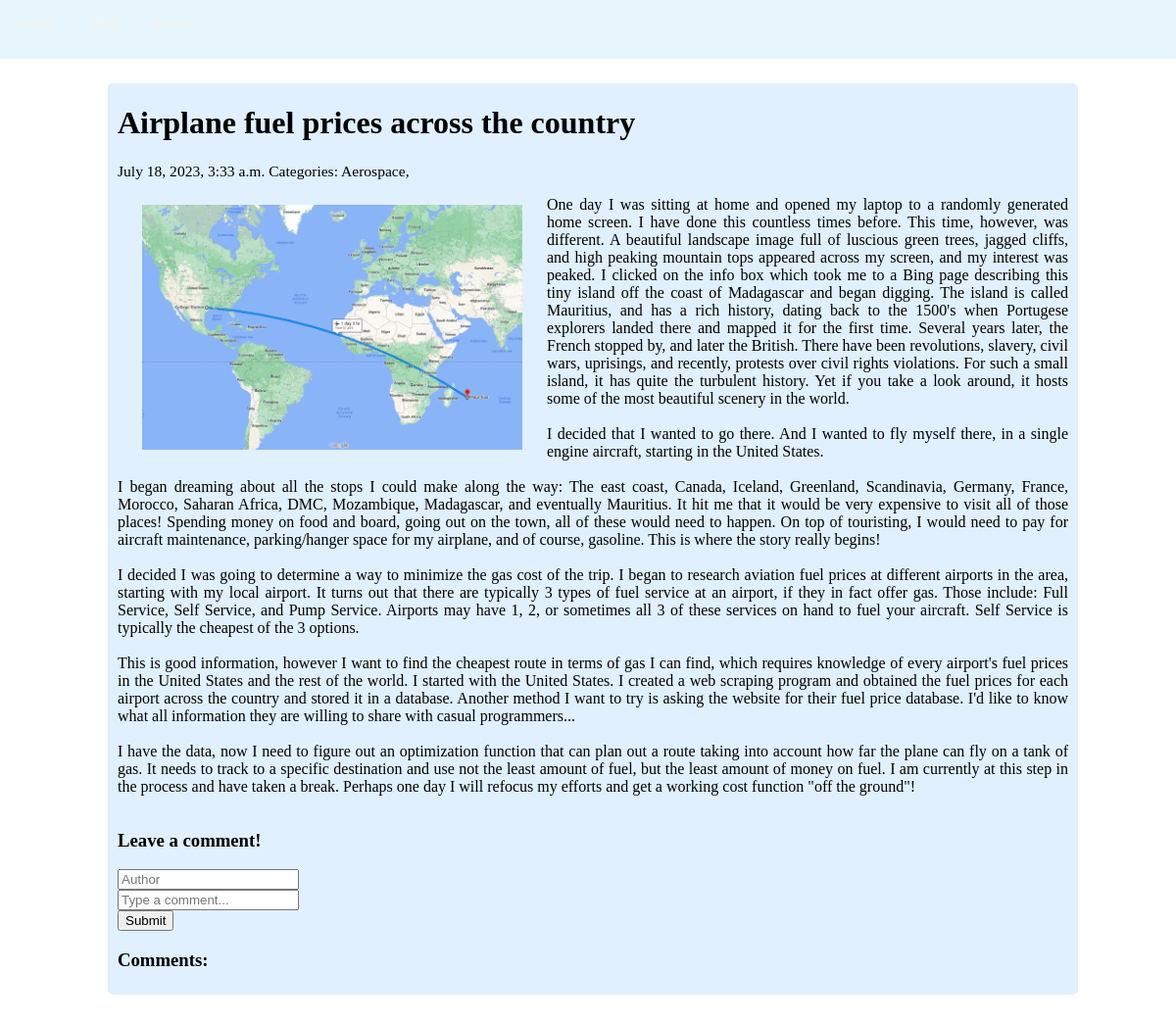
Before: /blog/12/ with the older database file.
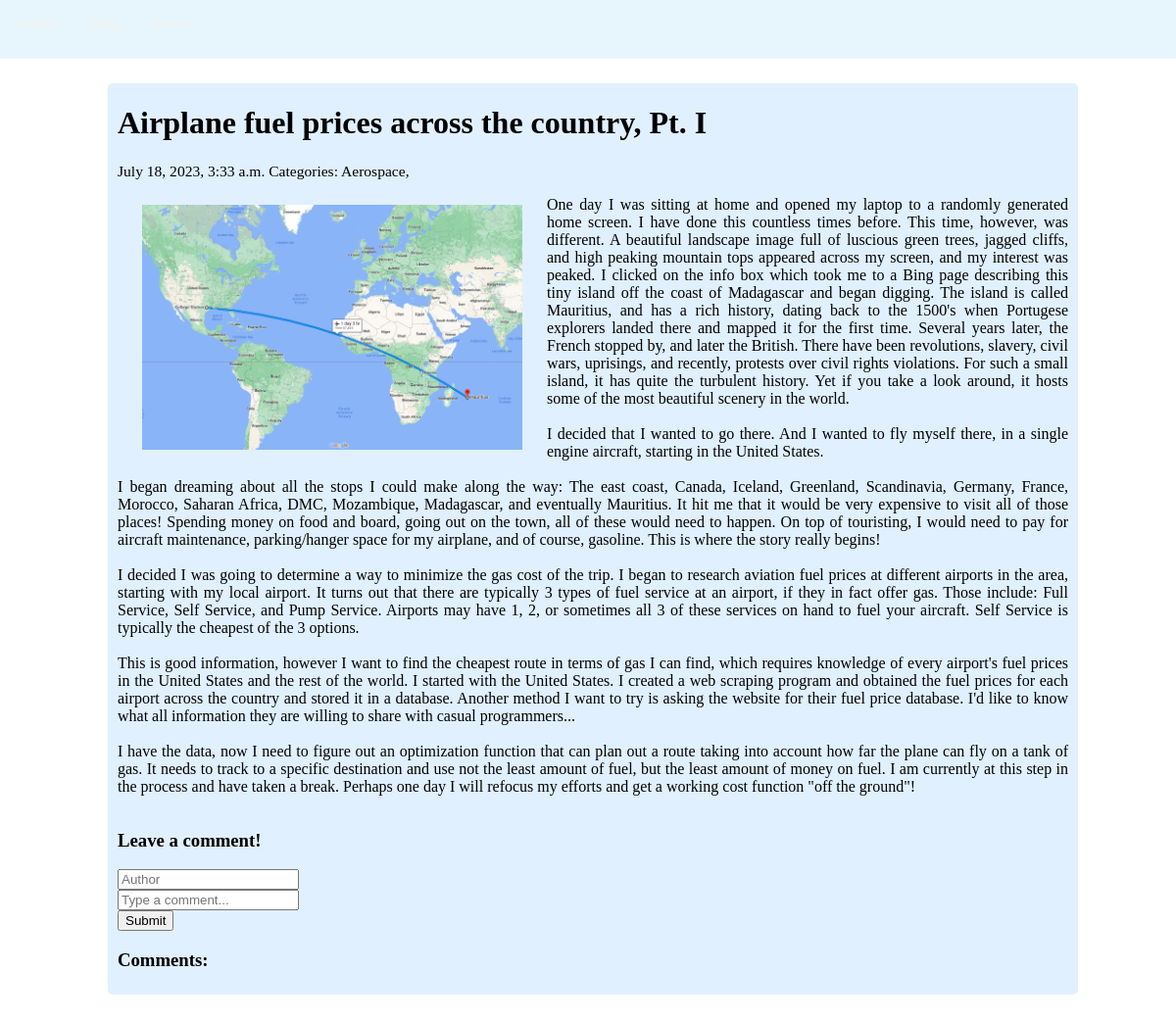
After: the same page with the newer database file.
### blog/models.py (models this page shows)
class Post(models.Model):
    title = models.CharField(max_length=255)
    body = models.TextField()
    created_on = models.DateTimeField(auto_now_add=True)
    last_modified = models.DateTimeField(auto_now=True)
    categories = models.ManyToManyField("category", related_name="posts")
    image = models.ImageField(upload_to='images')
    class Meta:
        ordering = ['-created_on']

class Category(models.Model):
    name = models.CharField(max_length=20)
    caption = models.CharField(max_length=255)
    image = models.ImageField(upload_to='images')

### blog/views.py (the view, shortened to what this page needs)
# urls.py: path('<int:pk>/', views.blog_detail, name='blog_detail'),
def blog_detail(request, pk):
    post = Post.objects.get(pk=pk)
    image = post.image
    form = CommentForm()
    comments = Comment.objects.filter(post=post)
    context = {
        "post": post,
        "comments": comments,
        "form": form,
        "image": '<image src="{% static "' + str(image) + '" %} alt="img">'
    }
    return render(request, 'blog_detail.html', context)

### blog/forms.py
class CommentForm(forms.Form):
    author = forms.CharField(max_length=60, label="Author", widget=forms.TextInput(attrs={'placeholder': 'Author'}))
    body = forms.CharField(label="Comment", widget=forms.TextInput(attrs={'placeholder': 'Type a comment...'}))

### blog/templates/blog_detail.html (shortened to what this page needs)
{% extends 'base_generic.html' %}
{% block content %}
<div class="blog-container">
    <div class="blog-post">
    <h1>{{ post.title }}</h1>
        <div class="blog-post-subheader">
            <small>
                {{ post.created_on }}
                Categories:
                {% for category in post.categories.all %}
                <a href="{% url 'blog_category' category.name %}">
                    {{ category.name }},
                </a>
                {% endfor %}
            </small>
        </div>
    <div class="blog-post-content">
        <img class="blog-post-image" src="{{ post.image.url }}">
        <p>{{ post.body | linebreaksbr }}</p>
    </div>
    <div class="blog-post-comments">
        <h3>Leave a comment!</h3>
        <form action="/blog/{{ post.pk }}/" method="POST">
            <div class="form-group">
                {{ form.author }}
            </div>
            <div class="form-group">
                {{ form.body }}
            </div>
            <button type="submit" class="btn-primary">Submit</button>
        </form>
        <h3>Comments:</h3>
    </div>
    </div>
</div>
{% endblock %}

### myblogsite/templates/base_generic.html (shortened to what this page needs)
<!DOCTYPE html>
<html lang="en">
<head>
    {% load static %}
</head>
<link rel="stylesheet" href="{% static 'style1.css' %}">
<link rel="stylesheet" href=
"https://unpkg.com/leaflet@1.6.0/dist/leaflet.css"
 />
<body id="body">
    <div class="nav-bar sticky" id="navbar">
        <a href="{% url 'homepage' %}">Home</a>
        <a href="{% url 'blog_index' %}">Blog</a>
        <div class="dropdown">
            <button onclick="ddFunction()" class="dropbtn">More...</button>
        </div>
    </div>
    {% block content %}{% endblock %}
</body>
</html>

### myblogsite/static/style1.css (style rules this page uses)
.nav-bar { background-color: rgba(137, 207, 240,.2); height: 60px; }
#navbar a { float: left; display: block; color: #f2f2f2; text-align: center; padding: 14px 16px; text-decoration: none; font-size: 17px; }
.dropbtn { float: left; display: block; color: #f2f2f2; background-color: rgba(137, 207, 240,0); text-align: center; padding: 15px 16px; text-decoration: none; font-size: 17px; font-family: "Times New Roman"; border: none; }
.dropdown { position: relative; display: inline-block; }
.sticky { position: fixed; top: 0; width: 100%; }
body { background-image: url('IMG_5010.jpg'); background-position: top center; background-attachment: scroll; width: 100%; background-size: cover; background-repeat: no-repeat; margin: 0; display: grid; place-items: center; }
.blog-container { background-color: rgba(137, 207, 240,0); margin: 60px 50px 50px 60px; padding: 20px 50px 20px; text-align: center; }
.blog-post { background-color: rgba(224, 240, 255,.98); padding: 1px 10px 5px 10px; text-align: left; border-radius: 5px; margin-top: 5px; display:grid; }
.blog-post a { text-decoration: none; color: black; }
.blog-post p { text-align: justify; }
.blog-post-subheader { display: grid; font-size: 14pt; }
.blog-post-image { width: 40%; float: left; margin: 25px; object-position: center top; }

Changed rows visible on the page:
changed Post: title "Airplane fuel prices across the country" → "Airplane fuel prices across the country, Pt. I"
